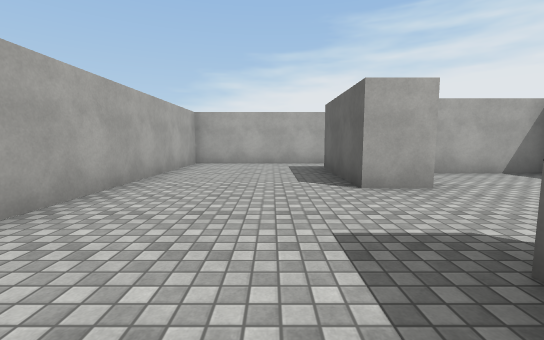
[1] (above)

23 first-person views from a walk through a scene from a Unity 3-D project. The camera is 1.3 m above the floor, tilts 6° down and sees 90° across. The floor is counted in squares, 2 m on a side. Each view is taken from the middle of a square. On the plan, view 1 faces up. The plan holds only what a view shows up to about 9 squares ahead; the rest is blank. The player is left out. Surface patterns are stand-ins for the level's own textures.

[2]
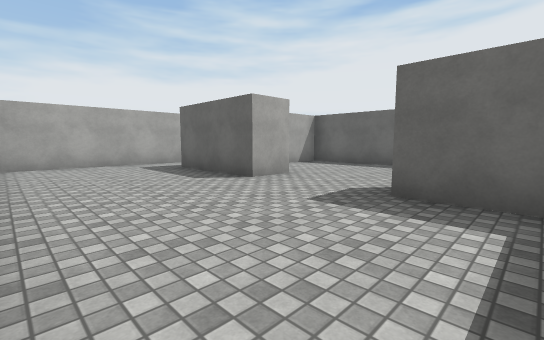

[3]
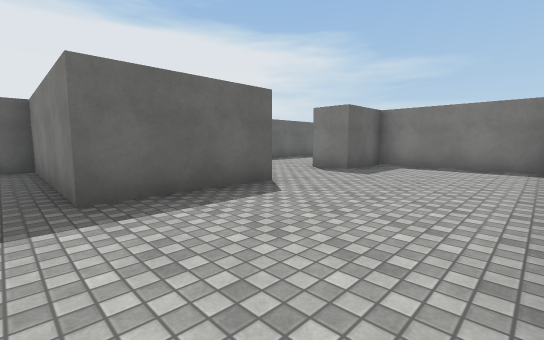

[4]
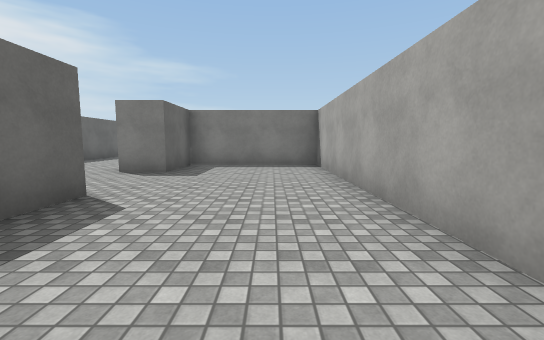

[5]
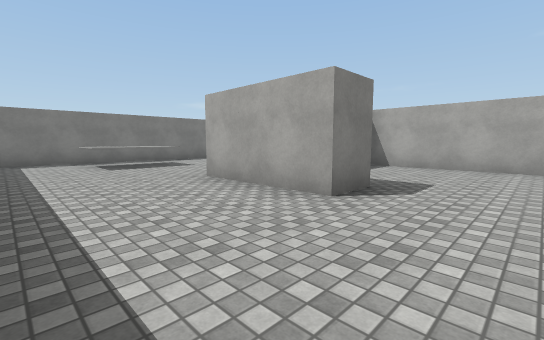

[6]
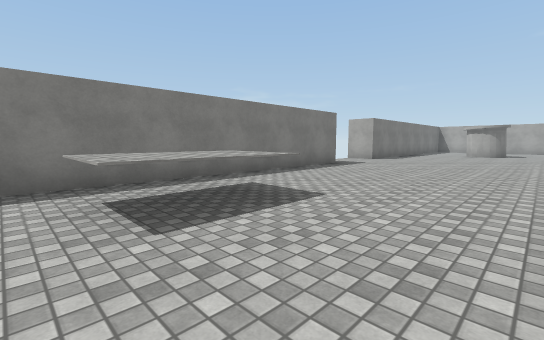

[7]
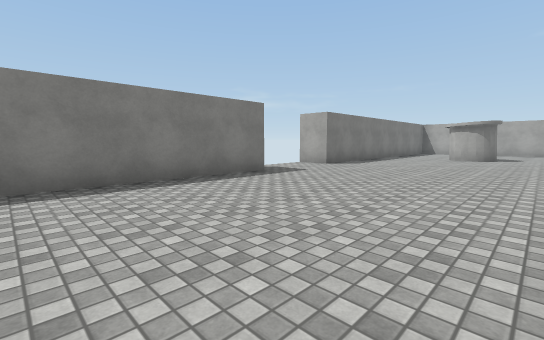

[8]
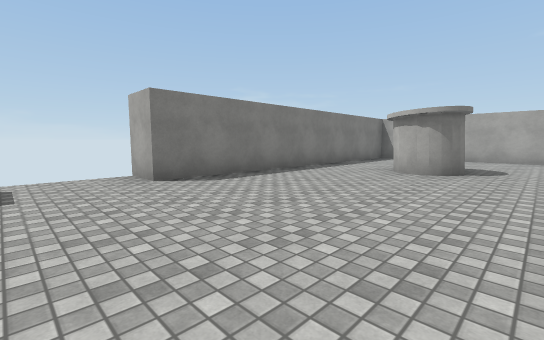

[9]
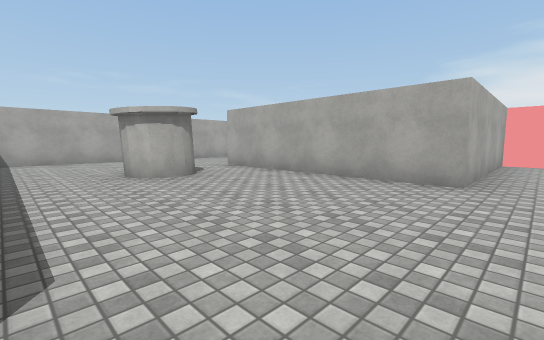

[10]
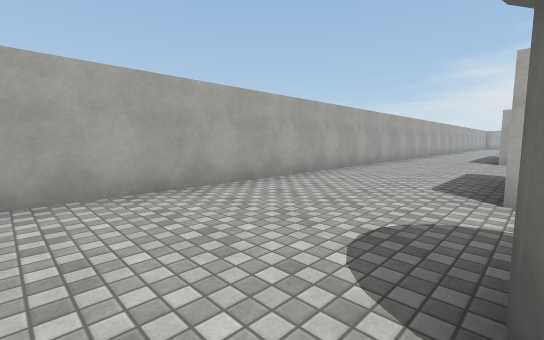

[11]
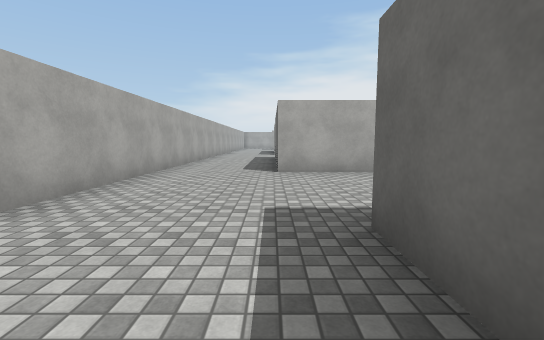

[12]
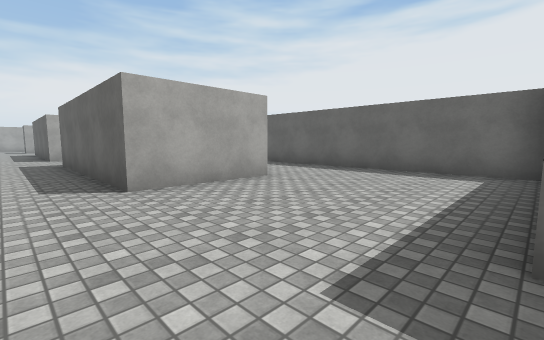

[13]
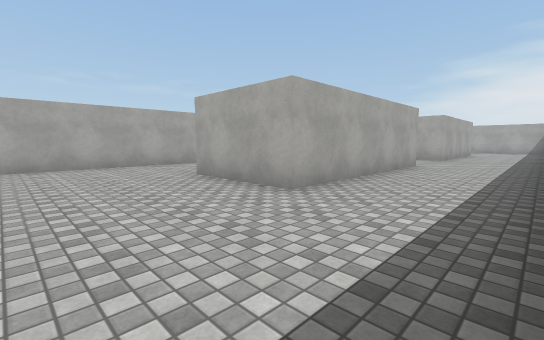

[14]
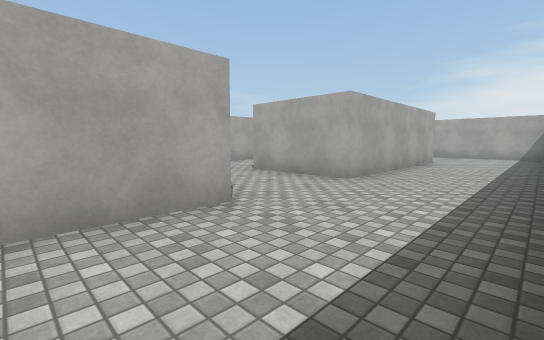

[15]
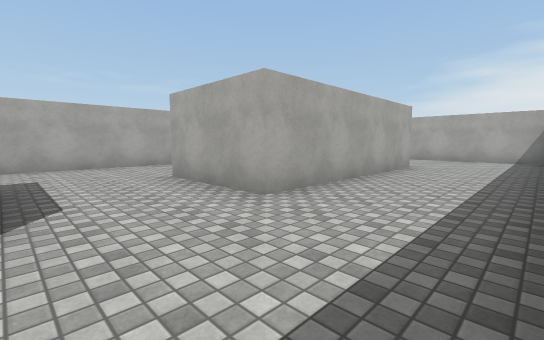

[16]
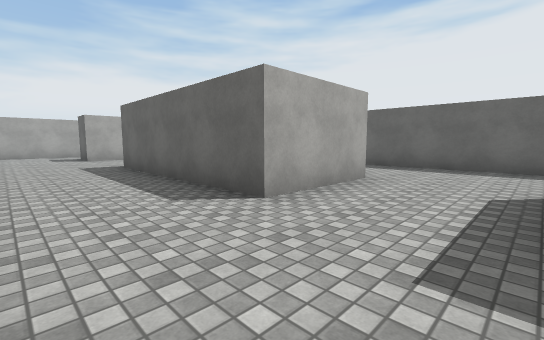

[17]
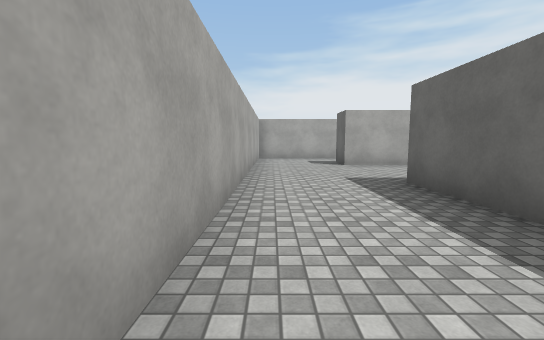

[18]
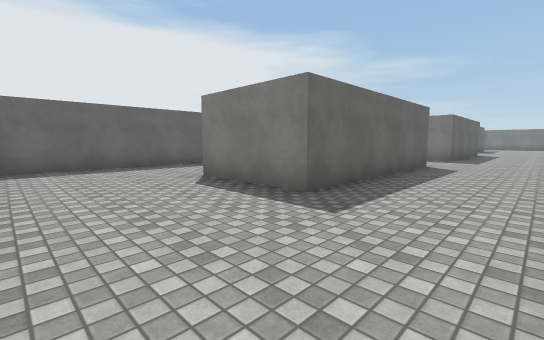

[19]
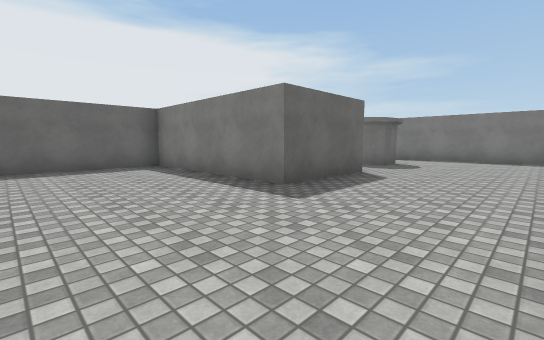

[20]
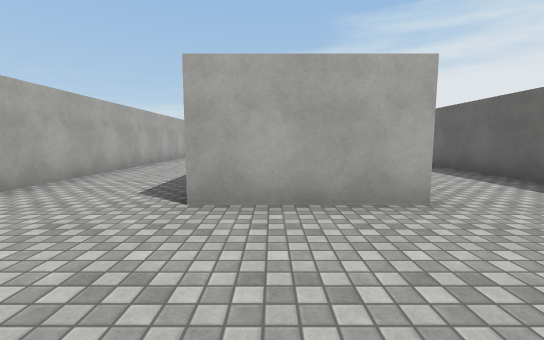

[21]
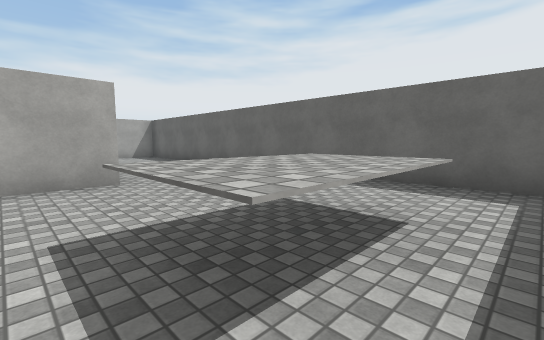

[22]
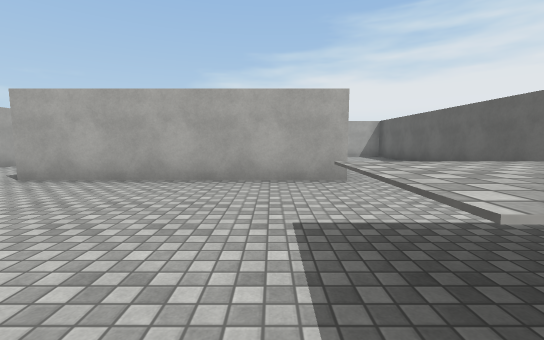

[23]
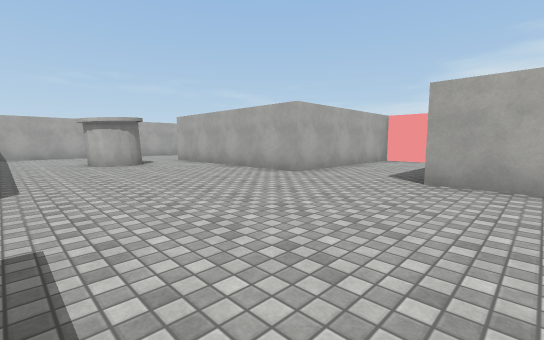

### Floor plan
Ten units are one square. View 1 is at (0, 0); x grows to the right and y downward. Boxes are objects, and circles mark ways between rooms. Rooms are numbered by the first view taken in them; rooms with no view inside come last. Other rooms are left out.
<svg viewBox="-150 -215 210 295">
<path fill="none" stroke="#000" d="M24 -37 12 -37 12 -65M21 -80 -23 -80 -23 5 12 5 12 -13 22 -13M-45 -33 -57 -33 -57 15 -112 15 -112 -10 -67 -10 -67 -136M-94 -99 -94 -47 -119 -47 -119 -97 -114 -97M-94 -123 -119 -123 -119 -172 -94 -172 -94 -123M22 -13 22 15 -32 15M-34 65 50 65M-67 -156 -67 -200M-140 65 -57 65 -57 75M55 61 55 -55 32 -55M-70 -205 -119 -205M-145 -206 -145 60M14 41 35 41 35 55 14 55 14 41M12 -65 55 -65 55 -70"/>
<rect x="-105" y="35" width="10" height="10" fill="#bbb"><title>other object</title></rect>
<circle cx="20" cy="-25" r="3" fill="#2a7"/>
<circle cx="25" cy="-70" r="3" fill="#2a7"/>
<text x="0" y="-30">1</text>
<text x="-70" y="-40">2</text>
<text x="30" y="-70">3</text>
</svg>
Room 1 opens to room 2. Room 1 opens to room 3.

Where each view was taken, in squares from view 1:
view 1: 0 up, 0 right, facing up
view 2: 0 up, 2 left, facing up-right
view 3: 7 up, 2 left, facing down-right
view 4: 7 up, 1 left, facing down
view 5: 3 up, 5 right, facing down-left
view 6: 2 down, 4 right, facing down-left
view 7: 2 down, 1 right, facing down-left
view 8: 2 down, 4 left, facing down-left
view 9: 6 down, 5 left, facing up-left
view 10: 5 down, 11 left, facing up-left
view 11: 1 down, 12 left, facing up
view 12: 1 up, 13 left, facing up-right
view 13: 2 up, 7 left, facing up-left
view 14: 8 up, 7 left, facing up-left
view 15: 10 up, 7 left, facing up-left
view 16: 10 up, 14 left, facing up-right
view 17: 13 up, 14 left, facing up
view 18: 20 up, 14 left, facing down-right
view 19: 4 up, 14 left, facing down-right
view 20: 2 up, 11 left, facing up
view 21: 6 down, 1 right, facing up-right
view 22: 6 down, 1 right, facing up
view 23: 6 down, 2 left, facing up-left
